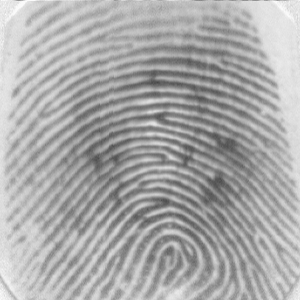
%> input picture Série2/Ex3/finger1.tif, 300 x 300 px
$ octave --eval "result = fingerprint_enhancement_morph('finger1.tif');"   (GNU Octave 9; MATLAB toolbox functions it lacks are replaced by stand-ins)
%> lines starting %> are read from the running program, lines starting %| are printed output that depends on the picture; in (x1, y1, x2, y2) boxes, pixels count from 0 and x2, y2 are one past the last pixel; in counts of white or black regions, pixels touching at a corner belong together; the program's own positions count from 1
### Série2/Ex3/fingerprint_enhancement.m
function binaryImage = fingerprint_enhancement(filename)
%> called with filename = 'finger1.tif'

close all;

% Ler a imagem a partir do ficheiro.
I = imread(filename);
%> I is the input picture: size 300x300 uint8; min 71, max 250, mean 169.5

filter=[0 -1 -1 -1 -1 -1 0;
        -1 0 -1 -1 -1 0 -1;
        -1 -1 0 -1 0 -1 -1;
        -1 -1 -1 36 -1 -1 -1;
        -1 -1 0 -1 0 -1 -1;
        -1 0 -1 -1 -1 0 -1;
        0 -1 -1 -1 -1 -1 0;];
If = filter2(filter,I);
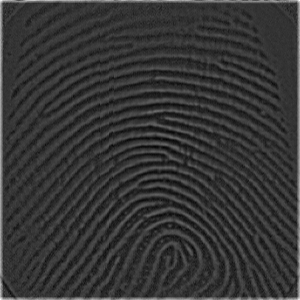
%> If: size 300x300 double; min -1521, max 6086, mean 83; drawn with min black and max white
If = I + uint8(If);
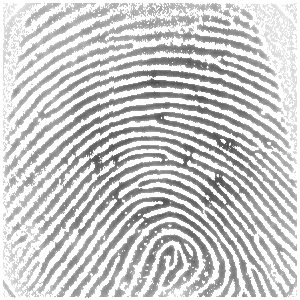
%> If: size 300x300 uint8; min 71, max 255, mean 202
If = medfilt2(If);
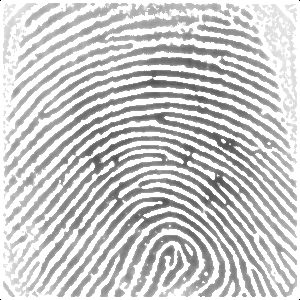
%> If: size 300x300 uint8; min 0, max 255, mean 202.4

% Vers鉶 bin醨ia.
level = graythresh(If);
%> level = 0.776
binaryImage = im2bw(If, level);
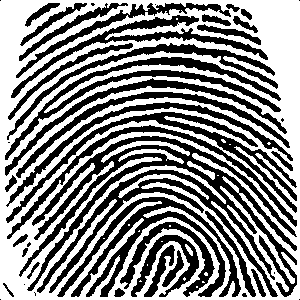
%> binaryImage: size 300x300 logical; 53.7% white; 46 black regions (13 under 20 px), largest, box (x1, y1, x2, y2) and area: (19, 136, 297, 297) 10908, (57, 197, 241, 297) 4108, (5, 57, 281, 160) 3225

figure(1);
subplot(121); imshow(I); colorbar; title(' Imagem original ');
subplot(122); imshow(binaryImage); colorbar; title(' Imagem bin醨ia ');
impixelinfo;
end

### Série2/Ex3/fingerprint_enhancement_morph.m
function thin_image = fingerprint_enhancement_morph(filename)

close all;

IBW = fingerprint_enhancement(filename);

thin_image=~bwmorph(IBW,'thin',Inf);
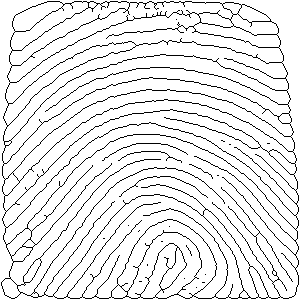
%> thin_image: size 300x300 logical; 91% white; black in thin lines or dots

figure(1);
subplot(131); imshow(imread(filename)); title(' original ' );
subplot(132); imshow(IBW); title(' fingerprint enhancement ' );
subplot(133); imshow(thin_image); title(' fingerprint enhancement morph ' );
end

$ run again, on Série2/Ex3/finger2.tif
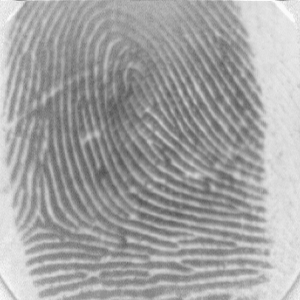
%> input picture Série2/Ex3/finger2.tif, 300 x 300 px
%> in fingerprint_enhancement, I is the input picture: size 300x300 uint8; min 80, max 250, mean 163.4
%> level = 0.757
%> in fingerprint_enhancement, `binaryImage = im2bw(If, level);`:
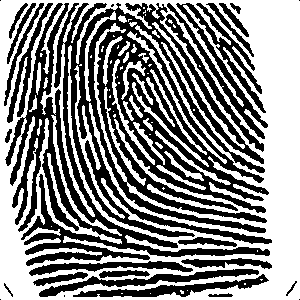
%> binaryImage: size 300x300 logical; 52.7% white; 27 black regions (6 under 20 px), largest, box (x1, y1, x2, y2) and area: (5, 3, 272, 266) 30833, (167, 3, 268, 139) 3011, (39, 269, 259, 297) 1431
%> in fingerprint_enhancement_morph, `thin_image=~bwmorph(IBW,'thin',Inf);`:
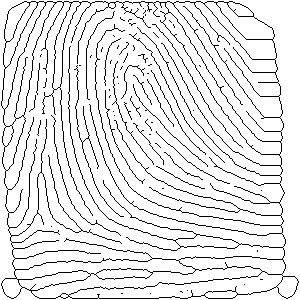
%> thin_image: size 300x300 logical; 90.2% white; black in thin lines or dots

$ run again, on Série2/Ex3/finger3.tif
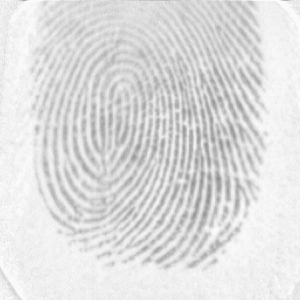
%> input picture Série2/Ex3/finger3.tif, 300 x 300 px
%> in fingerprint_enhancement, I is the input picture: size 300x300 uint8; min 141, max 250, mean 222.2
%> level = 0.878
%> in fingerprint_enhancement, `binaryImage = im2bw(If, level);`:
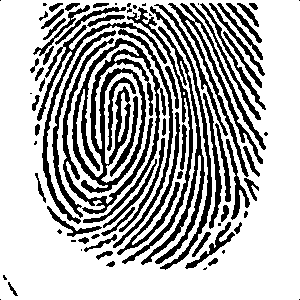
%> binaryImage: size 300x300 logical; 70% white; 85 black regions (23 under 20 px), largest, box (x1, y1, x2, y2) and area: (72, 38, 166, 223) 4992, (168, 3, 266, 177) 2048, (37, 22, 167, 224) 1819
%> in fingerprint_enhancement_morph, `thin_image=~bwmorph(IBW,'thin',Inf);`:
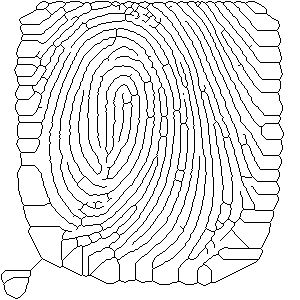
%> thin_image: size 300x300 logical; 90.8% white; black in thin lines or dots

$ run again, on Série2/Ex3/finger4.tif
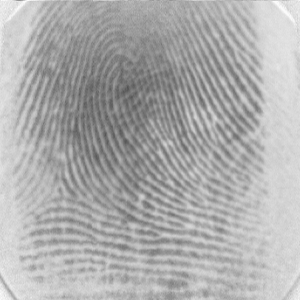
%> input picture Série2/Ex3/finger4.tif, 300 x 300 px
%> in fingerprint_enhancement, I is the input picture: size 300x300 uint8; min 83, max 250, mean 173.2
%> level = 0.78
%> in fingerprint_enhancement, `binaryImage = im2bw(If, level);`:
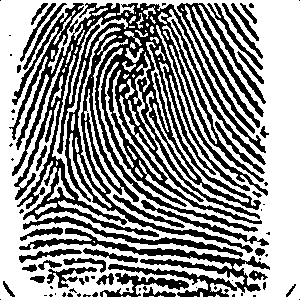
%> binaryImage: size 300x300 logical; 58.4% white; 77 black regions (37 under 20 px), largest, box (x1, y1, x2, y2) and area: (9, 3, 268, 253) 23486, (19, 228, 270, 297) 3212, (177, 3, 266, 134) 2427
%> in fingerprint_enhancement_morph, `thin_image=~bwmorph(IBW,'thin',Inf);`:
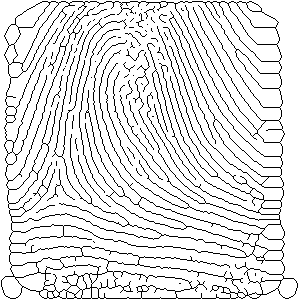
%> thin_image: size 300x300 logical; 88.5% white; black in thin lines or dots
